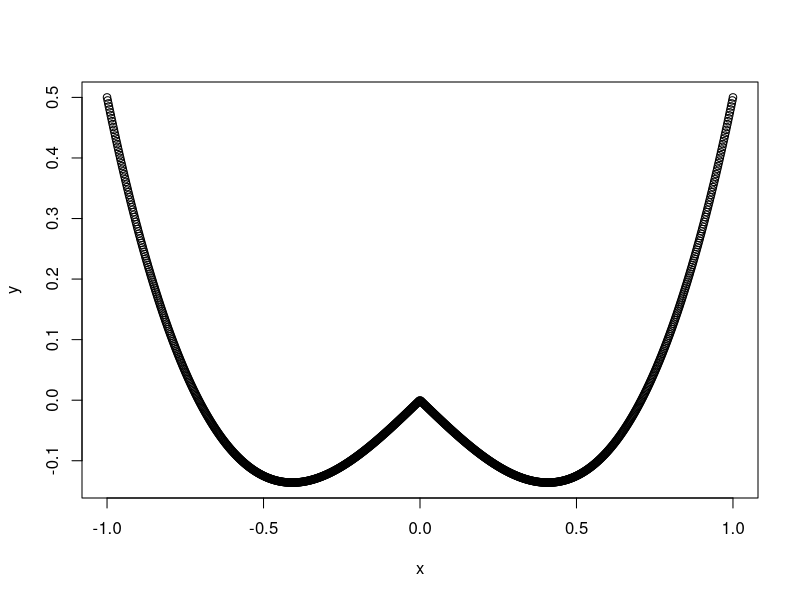

R code for this plot: (Note: this script raises an error after producing the figure.)
library(data.table)
N = 1000
x = seq(-1, 1, length=N)
y =  sign(x) * x**3 - abs(.5*x)
plot(y~x)
rmse <- function(a, b) sqrt(mean((a-b)^2))
fwrite(data.table(y, x), '~/datasets/funny_function.csv')

train_idx <- sort(sample(1:N, N*.80))
test_idx  <- sort(setdiff(1:N, train_idx))

x_train <- x[train_idx]
y_train <- y[train_idx]

x_test <- x[test_idx]
y_test <- y[test_idx]

model <- glm(y_train ~ x_train)
summary(model)

lines(predict(model, newx=x_train)~x_train)

print(rmse(predict(model, newx=x_train), y_train))
print(rmse(predict(model, newx=x_test), y_test))
